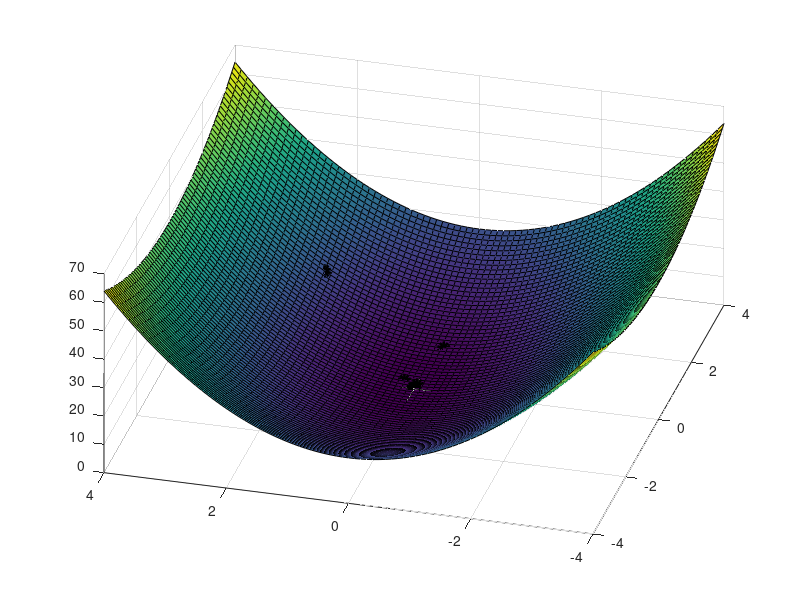
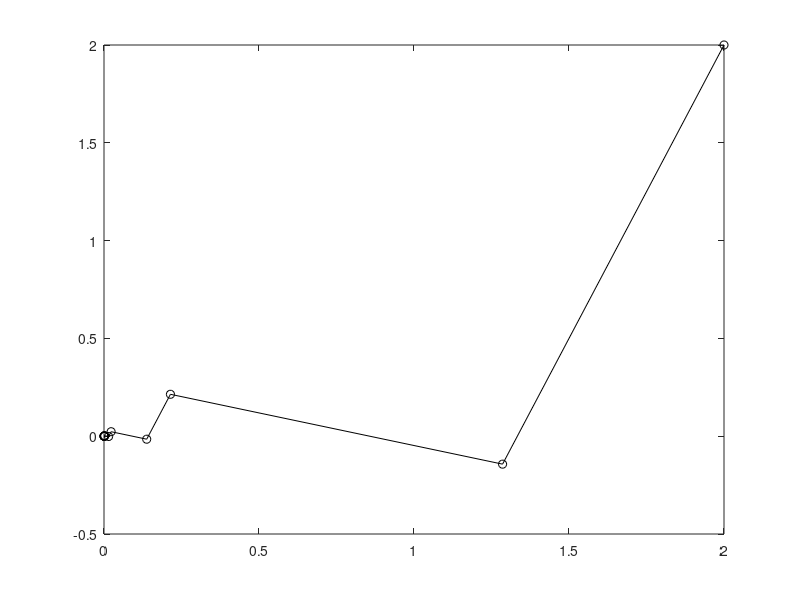

These charts were generated, in order, by the following MATLAB code:
% Gradient Descent Method for the function f(x,y) = x^2 + 3y^2
% Starting point is 2, 2

clear all
close all
clc

x = -4:0.1:4.0;
y = x;
[X,Y]=meshgrid(x,y);
Z = X.^2 + 3*Y.^2;
surf(X,Y,Z); hold on;


clear x; % Clears x and y from their prededined values
clear y;
epsilon = 10^(-8); % This the permissible difference between consecutive f values
N = 20; % Maximum number of iterations
x(1) = 2; y(1) = 2;
f(1) = x(1)^2 + 3*y(1)^2;
plot3(x(1),y(1), f(1), 'ko','Linewidth',[4]);
view(-75,50)

disp(sprintf('j    x(j)       y(j)      f(x(j),y(j))'));
for j = 1:N
    tau = (x(j)^2 + 9*y(j)^2)/(2*x(j)^2 + 54*y(j)^2);
    %tau=0.05;
    x(j+1) = x(j) - tau*2*x(j);
    y(j+1) = y(j) - tau*6*y(j);
    f(j+1) = x(j+1)^2 + 3*y(j+1)^2;
    plot3(x(j+1),y(j+1),f(j+1),'ko-','Linewidth',[4])

    disp(sprintf('%d   %f   %f   %f',j, x(j), y(j), f(j))); 
    if(abs(f(j+1) - f(j)) < epsilon)
         disp(sprintf('The value of j is %d and x(%d) and y(%d) are %f and %f', j, j, j, x(j), y(j)));
         break;
     end;
    
end

figure; % This is for plotting the x and y values. 
plot(x,y,'ko-');
